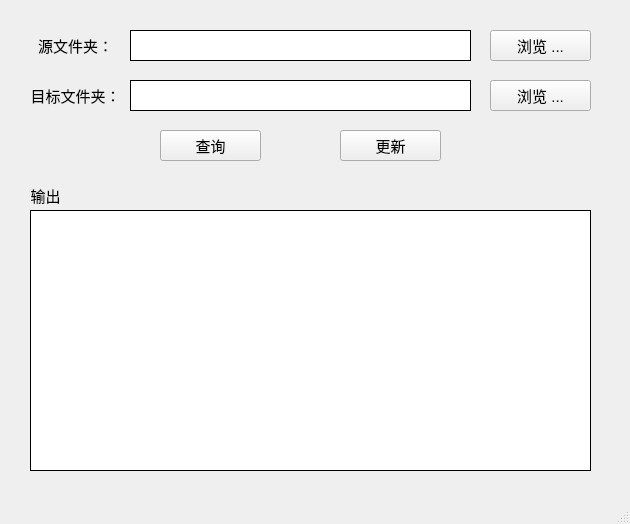
<?xml version="1.0" encoding="UTF-8"?>
<ui version="4.0">
 <class>MainWindow</class>
 <widget class="QMainWindow" name="MainWindow">
  <property name="geometry">
   <rect>
    <x>0</x>
    <y>0</y>
    <width>630</width>
    <height>524</height>
   </rect>
  </property>
  <property name="windowTitle">
   <string>FolderSync</string>
  </property>
  <widget class="QWidget" name="centralwidget">
   <widget class="QPushButton" name="src_pushButton">
    <property name="geometry">
     <rect>
      <x>490</x>
      <y>30</y>
      <width>101</width>
      <height>31</height>
     </rect>
    </property>
    <property name="font">
     <font>
      <pointsize>11</pointsize>
     </font>
    </property>
    <property name="cursor">
     <cursorShape>ArrowCursor</cursorShape>
    </property>
    <property name="styleSheet">
     <string notr="true"/>
    </property>
    <property name="text">
     <string>浏览 ...</string>
    </property>
   </widget>
   <widget class="QLineEdit" name="dst_lineEdit">
    <property name="enabled">
     <bool>false</bool>
    </property>
    <property name="geometry">
     <rect>
      <x>130</x>
      <y>80</y>
      <width>341</width>
      <height>31</height>
     </rect>
    </property>
    <property name="styleSheet">
     <string notr="true">border: 1px solid black;
background-color: white;
color: black;</string>
    </property>
   </widget>
   <widget class="QLineEdit" name="src_lineEdit">
    <property name="enabled">
     <bool>false</bool>
    </property>
    <property name="geometry">
     <rect>
      <x>130</x>
      <y>30</y>
      <width>341</width>
      <height>31</height>
     </rect>
    </property>
    <property name="styleSheet">
     <string notr="true">border: 1px solid black;
background-color: white;
color: black;</string>
    </property>
   </widget>
   <widget class="QLabel" name="src_label">
    <property name="geometry">
     <rect>
      <x>30</x>
      <y>30</y>
      <width>91</width>
      <height>31</height>
     </rect>
    </property>
    <property name="font">
     <font>
      <pointsize>11</pointsize>
     </font>
    </property>
    <property name="lineWidth">
     <number>1</number>
    </property>
    <property name="text">
     <string>源文件夹：</string>
    </property>
    <property name="alignment">
     <set>Qt::AlignCenter</set>
    </property>
   </widget>
   <widget class="QLabel" name="dst_label">
    <property name="geometry">
     <rect>
      <x>30</x>
      <y>80</y>
      <width>91</width>
      <height>31</height>
     </rect>
    </property>
    <property name="font">
     <font>
      <pointsize>11</pointsize>
     </font>
    </property>
    <property name="lineWidth">
     <number>1</number>
    </property>
    <property name="text">
     <string>目标文件夹：</string>
    </property>
    <property name="alignment">
     <set>Qt::AlignCenter</set>
    </property>
   </widget>
   <widget class="QLabel" name="output_label">
    <property name="geometry">
     <rect>
      <x>10</x>
      <y>180</y>
      <width>71</width>
      <height>31</height>
     </rect>
    </property>
    <property name="font">
     <font>
      <pointsize>11</pointsize>
     </font>
    </property>
    <property name="lineWidth">
     <number>1</number>
    </property>
    <property name="text">
     <string>输出</string>
    </property>
    <property name="alignment">
     <set>Qt::AlignCenter</set>
    </property>
   </widget>
   <widget class="QPushButton" name="update_pushButton">
    <property name="geometry">
     <rect>
      <x>340</x>
      <y>130</y>
      <width>101</width>
      <height>31</height>
     </rect>
    </property>
    <property name="font">
     <font>
      <pointsize>11</pointsize>
     </font>
    </property>
    <property name="styleSheet">
     <string notr="true"/>
    </property>
    <property name="text">
     <string>更新</string>
    </property>
   </widget>
   <widget class="QPushButton" name="check_pushButton">
    <property name="geometry">
     <rect>
      <x>160</x>
      <y>130</y>
      <width>101</width>
      <height>31</height>
     </rect>
    </property>
    <property name="font">
     <font>
      <pointsize>11</pointsize>
     </font>
    </property>
    <property name="styleSheet">
     <string notr="true"/>
    </property>
    <property name="text">
     <string>查询</string>
    </property>
   </widget>
   <widget class="QPushButton" name="dst_pushButton">
    <property name="geometry">
     <rect>
      <x>490</x>
      <y>80</y>
      <width>101</width>
      <height>31</height>
     </rect>
    </property>
    <property name="font">
     <font>
      <pointsize>11</pointsize>
     </font>
    </property>
    <property name="cursor">
     <cursorShape>ArrowCursor</cursorShape>
    </property>
    <property name="styleSheet">
     <string notr="true"/>
    </property>
    <property name="text">
     <string>浏览 ...</string>
    </property>
   </widget>
   <widget class="QTextBrowser" name="output_textBrowser">
    <property name="enabled">
     <bool>true</bool>
    </property>
    <property name="geometry">
     <rect>
      <x>30</x>
      <y>210</y>
      <width>561</width>
      <height>261</height>
     </rect>
    </property>
    <property name="styleSheet">
     <string notr="true">border: 1px solid black;
background-color: white;
color: black;</string>
    </property>
    <property name="lineWrapMode">
     <enum>QTextEdit::NoWrap</enum>
    </property>
   </widget>
  </widget>
  <widget class="QMenuBar" name="menubar">
   <property name="geometry">
    <rect>
     <x>0</x>
     <y>0</y>
     <width>630</width>
     <height>22</height>
    </rect>
   </property>
  </widget>
  <widget class="QStatusBar" name="statusbar"/>
 </widget>
 <resources/>
 <connections/>
</ui>
